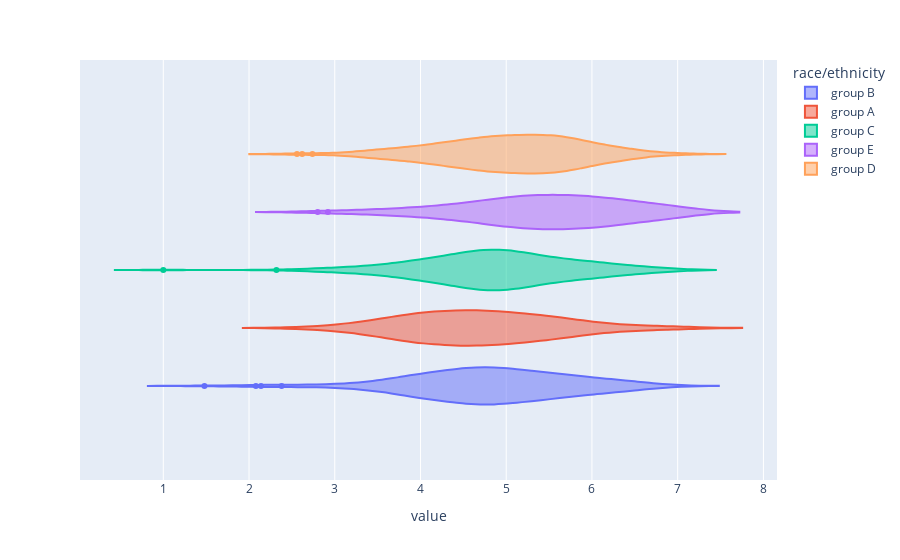

Notebook code cell kept with this figure:
### Code cell
#fig = px.histogram(df[df["variable"]=='math score'], x="value", histnorm='probability density')
#fig.show()

fig = px.violin(df[df["variable"]=='math score'], x="value", color="race/ethnicity",#, box=True, points="all"
          hover_data=df.columns)
fig.show()

### Figure 1 — Plotly figure (JSON) as saved in the notebook; plotly's stock layout.template omitted (floating-point values rounded to 4 significant figures; data arrays with more than 128 entries replaced by an {"elided": "..."} marker saying what was removed)
{"data": [{"alignmentgroup": "True", "box": {"visible": false}, "customdata": {"elided": "190x2 str values"}, "hovertemplate": "race/ethnicity=%{customdata[0]}<br>value=%{x}<br>variable=%{customdata[1]}<extra></extra>", "legendgroup": "group B", "marker": {"color": "#636efa"}, "name": "group B", "offsetgroup": "group B", "orientation": "h", "scalegroup": "True", "showlegend": true, "type": "violin", "x": {"elided": "190 float values"}, "x0": " ", "xaxis": "x", "y0": " ", "yaxis": "y"}, {"alignmentgroup": "True", "box": {"visible": false}, "customdata": {"elided": "89x2 str values"}, "hovertemplate": "race/ethnicity=%{customdata[0]}<br>value=%{x}<br>variable=%{customdata[1]}<extra></extra>", "legendgroup": "group A", "marker": {"color": "#EF553B"}, "name": "group A", "offsetgroup": "group A", "orientation": "h", "scalegroup": "True", "showlegend": true, "type": "violin", "x": [5.8, 3.04, 4.78, 4.54, 4.96, 3.4, 3.7, 4.96, 4.18, 4.66, 4.72, 4.18, 4.9, 4, 4.66, 4.42, 4.84, 4.24, 3.64, 5.68, 3.22, 5.08, 4, 2.68, 4, 5.32, 4.18, 4.66, 5.38, 7, 4.72, 3.82, 5.14, 4.42, 4.18, 5.68, 5.62, 6.22, 4.24, 6.82, 4.9, 3.88, 5.08, 3.88, 4.3, 4.3, 3.82, 3.46, 4.78, 6.52, 4.06, 5.26, 5.02, 3.34, 6.1, 4.72, 4.84, 5.32, 4.54, 5.92, 5.5, 4.06, 5.26, 3.64, 3.28, 5.74, 3.76, 5.5, 4.48, 5.74, 3.7, 5.32, 4.54, 5.62, 5.5, 5.14, 3.94, 4.66, 3.94, 4.48, 4.3, 4.36, 4.54, 5.86, 5.26, 3.82, 6.46, 4.9, 5.08], "x0": " ", "xaxis": "x", "y0": " ", "yaxis": "y"}, {"alignmentgroup": "True", "box": {"visible": false}, "customdata": {"elided": "319x2 str values"}, "hovertemplate": "race/ethnicity=%{customdata[0]}<br>value=%{x}<br>variable=%{customdata[1]}<extra></extra>", "legendgroup": "group C", "marker": {"color": "#00cc96"}, "name": "group C", "offsetgroup": "group C", "orientation": "h", "scalegroup": "True", "showlegend": true, "type": "violin", "x": {"elided": "319 float values"}, "x0": " ", "xaxis": "x", "y0": " ", "yaxis": "y"}, {"alignmentgroup": "True", "box": {"visible": false}, "customdata": {"elided": "140x2 str values"}, "hovertemplate": "race/ethnicity=%{customdata[0]}<br>value=%{x}<br>variable=%{customdata[1]}<extra></extra>", "legendgroup": "group E", "marker": {"color": "#ab63fa"}, "name": "group E", "offsetgroup": "group E", "orientation": "h", "scalegroup": "True", "showlegend": true, "type": "violin", "x": {"elided": "140 float values"}, "x0": " ", "xaxis": "x", "y0": " ", "yaxis": "y"}, {"alignmentgroup": "True", "box": {"visible": false}, "customdata": {"elided": "262x2 str values"}, "hovertemplate": "race/ethnicity=%{customdata[0]}<br>value=%{x}<br>variable=%{customdata[1]}<extra></extra>", "legendgroup": "group D", "marker": {"color": "#FFA15A"}, "name": "group D", "offsetgroup": "group D", "orientation": "h", "scalegroup": "True", "showlegend": true, "type": "violin", "x": {"elided": "262 float values"}, "x0": " ", "xaxis": "x", "y0": " ", "yaxis": "y"}], "layout": {"legend": {"title": {"text": "race/ethnicity"}, "tracegroupgap": 0}, "margin": {"t": 60}, "violinmode": "group", "xaxis": {"anchor": "y", "domain": [0, 1], "title": {"text": "value"}}, "yaxis": {"anchor": "x", "domain": [0, 1]}}}
